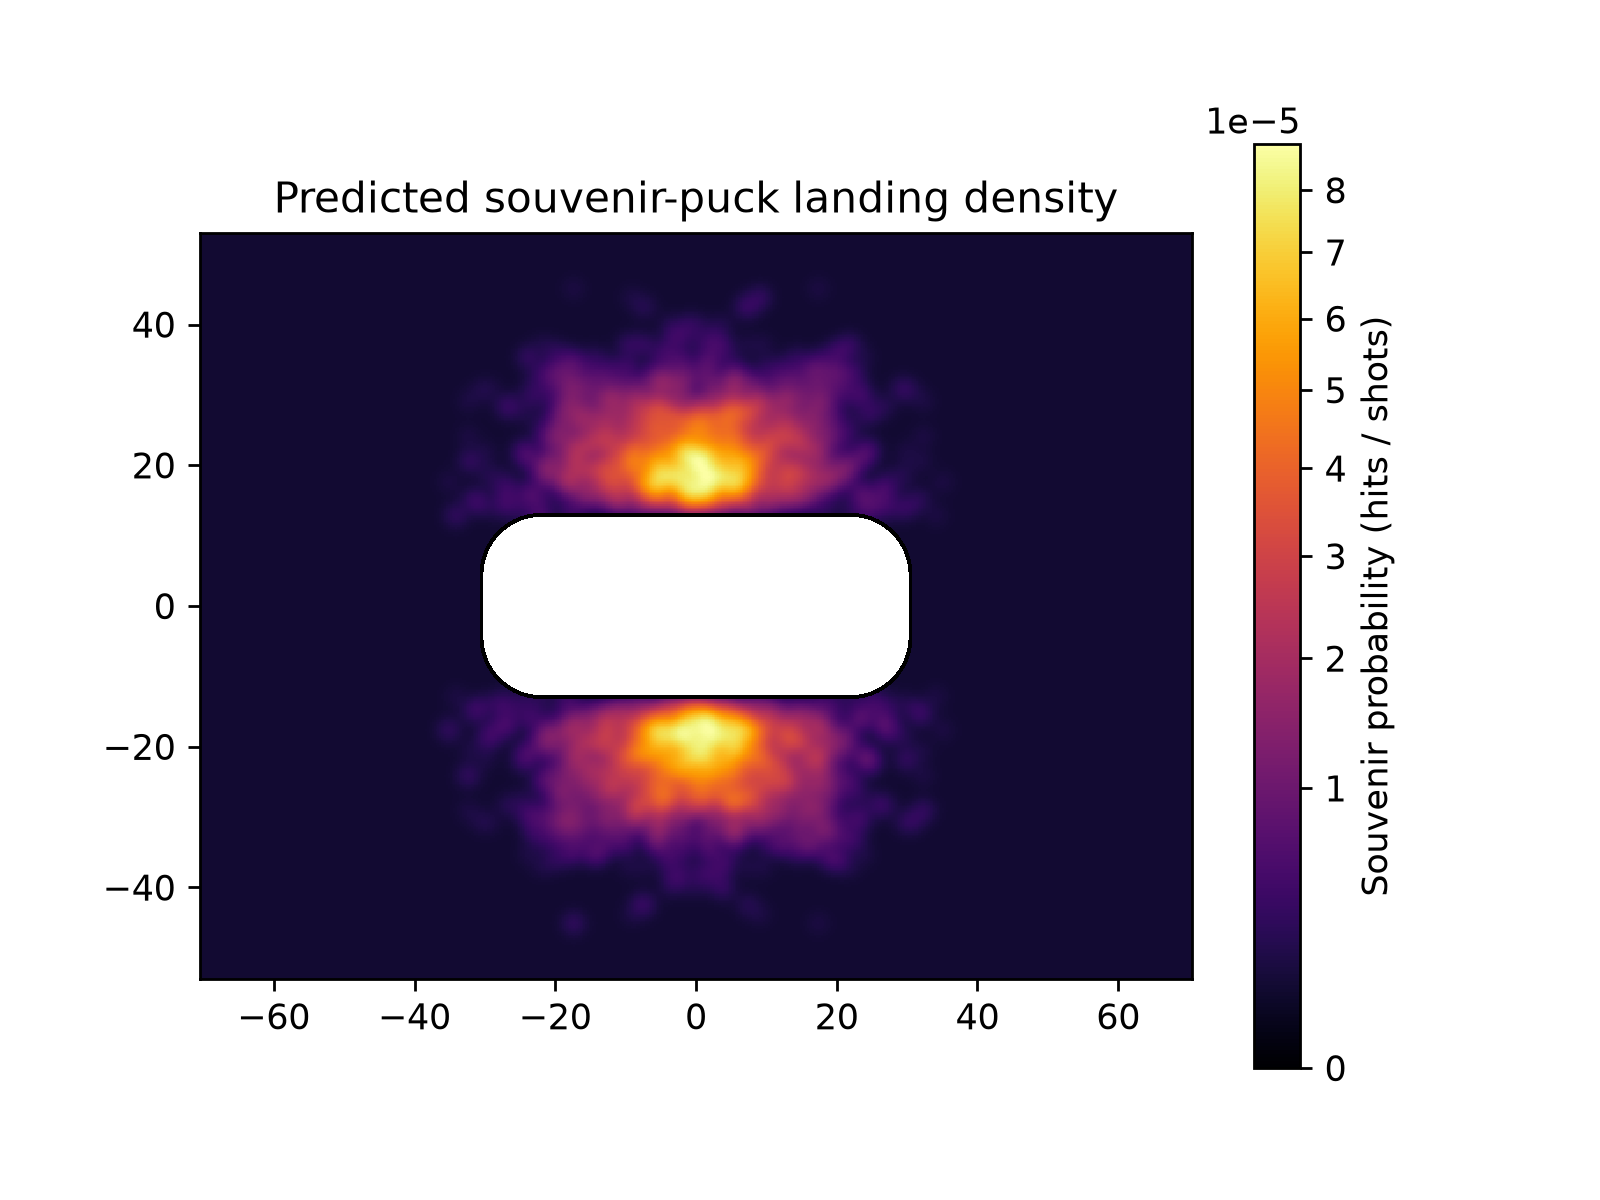

Reproduce this figure in Python.
from __future__ import annotations

import sys
from pathlib import Path

ROOT = Path(__file__).resolve().parents[2]
if str(ROOT) not in sys.path:
    sys.path.insert(0, str(ROOT))

import numpy as np

from puck_dynamics.arena import Rink
from puck_dynamics.simulation.seating_grid import SeatingGrid
from puck_dynamics.simulation.simulator import Simulator


def main() -> None:
    rink = Rink()
    grid = SeatingGrid.outside_rink(rink, dx=0.25, dy=0.25, margin=40.0)
    sim = Simulator(rink=rink, shots=16_000, record_path=False)

    raw_probs = sim.run_out_of_play_grid(grid, progress=False)
    probs = grid.debias_symmetry(raw_probs, blend=0.65)

    out_path = Path(__file__).with_name("out_of_play_probabilities.npy")
    image_path = Path(__file__).with_name("out_of_play_probabilities.png")
    np.save(out_path, probs)
    grid.save_outside_rink_heatmap(probs, str(image_path))

    # Print the most likely cells in rink-centered coordinates.
    flat = np.argwhere(probs > 0.0)
    if flat.size:
        best = sorted(flat, key=lambda idx: probs[tuple(idx)], reverse=True)[:10]
        print("shape", probs.shape)
        print("sum", probs.sum())
        print("max", probs.max())
        print("top_cells")
        for idx in best:
            ix, iy = int(idx[0]), int(idx[1])
            x = grid.bounds.x_min + (ix + 0.5) * grid.dx
            y = grid.bounds.y_min + (iy + 0.5) * grid.dy
            print(f"  ({x:.2f}, {y:.2f}) -> {probs[ix, iy]:.4f}")
    else:
        print("no out-of-play cells recorded")

    print("saved", out_path)
    print("saved_image", image_path)


if __name__ == "__main__":
    main()
